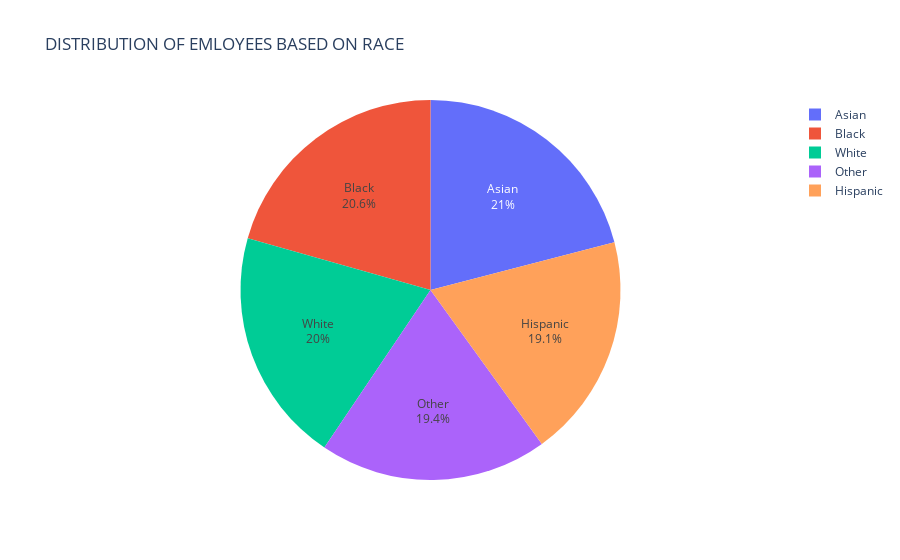

The cell this chart's notebook holds for it:
### Code cell
#Import the visualization library
import plotly.express as px

#Find the counts on each value in the 'RaceDesc' column.
race_count = data['RaceDesc'].value_counts()

#Create the pie chart.
#'names' parametre specifies the values for each segment.
#'title' parametre specifies the values for the chart.
fig = px.pie(race_count, names=race_count.index, values=race_count.values,labels=race_count.index, title='DISTRIBUTION OF EMLOYEES BASED ON RACE')

#Update the piechart's tarces to show both percentage and label on the chart.
fig.update_traces(textinfo='percent+label')

#Display the chart
fig.show()

fig.write_image("Distribution of employeesbased on race.png")

### Figure 1 — Plotly figure (JSON) as saved in the notebook; plotly's stock layout.template omitted (floating-point values rounded to 4 significant figures)
{"data": [{"domain": {"x": [0, 1], "y": [0, 1]}, "hovertemplate": "RaceDesc=%{label}<br>value=%{value}<extra></extra>", "labels": ["Asian", "Black", "White", "Other", "Hispanic"], "legendgroup": "", "name": "", "showlegend": true, "textinfo": "percent+label", "type": "pie", "values": [629, 618, 599, 582, 572]}], "layout": {"legend": {"tracegroupgap": 0}, "title": {"text": "DISTRIBUTION OF EMLOYEES BASED ON RACE"}}}
